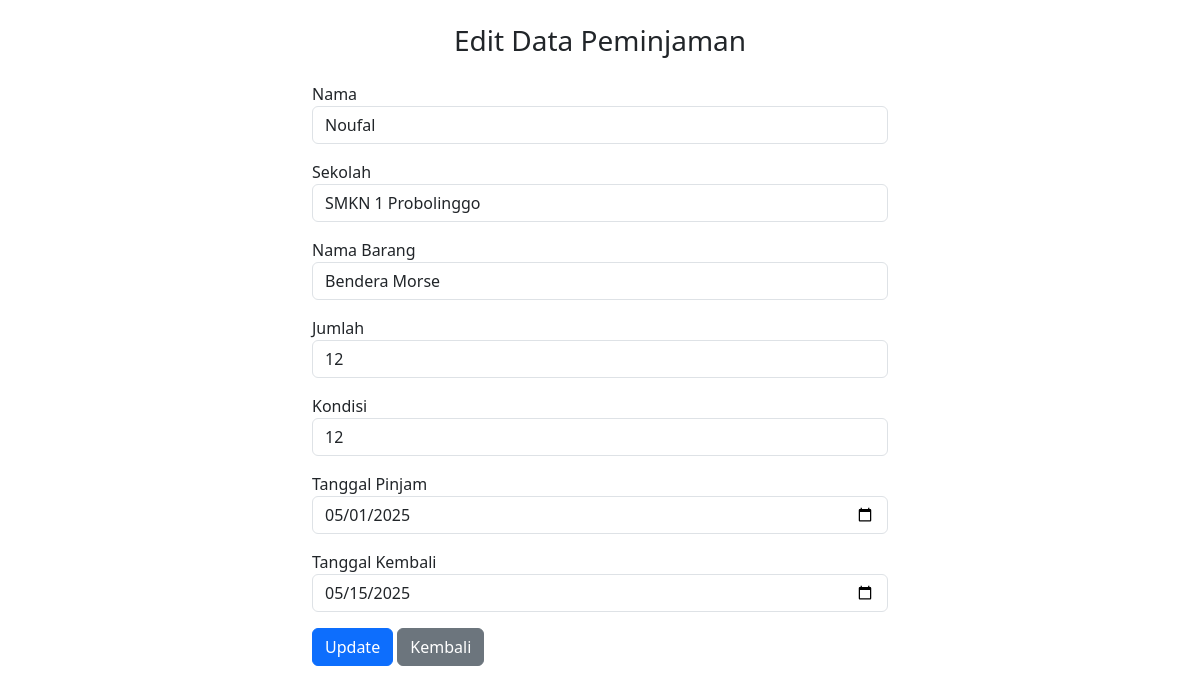
Page /db_sanggar/edit.php?id=8 on the committed database.
### tables this page shows
CREATE TABLE `peminjaman` (
  `id` int NOT NULL,
  `nama_peminjam` varchar(100) DEFAULT NULL,
  `sekolah` varchar(100) DEFAULT NULL,
  `nama_barang` varchar(100) DEFAULT NULL,
  `jumlah` int DEFAULT NULL,
  `kondisi` varchar(50) DEFAULT NULL,
  `tanggal_pinjam` date DEFAULT NULL,
  `tanggal_kembali` date DEFAULT NULL,
  `status` enum('dipinjam','selesai') DEFAULT 'dipinjam',
  `id_petugas` int NOT NULL
);

### db_sanggar/edit.php (the view, shortened to what this page needs)
<?php
$koneksi = new mysqli("localhost", "root", "", "db_sanggar");
$id = $_GET['id'];
$result = $koneksi->query("SELECT * FROM peminjaman WHERE id=$id");
$data = $result->fetch_assoc();
?>
<!DOCTYPE html>
<html>
<head>
  <link href="https://cdn.jsdelivr.net/npm/bootstrap@5.3.0/dist/css/bootstrap.min.css" rel="stylesheet">
</head>
<body>
<div class="container mt-4" style="max-width: 600px;">
  <h3 class="text-center mb-4">Edit Data Peminjaman</h3>
  <form method="POST">
    <div class="mb-3">
      <label>Nama</label>
      <input type="text" name="nama" class="form-control" value="<?= htmlspecialchars($data['nama_peminjam']) ?>" required>
    </div>
    <div class="mb-3">
      <label>Sekolah</label>
      <input type="text" name="sekolah" class="form-control" value="<?= htmlspecialchars($data['sekolah']) ?>" required>
    </div>
    <div class="mb-3">
      <label>Nama Barang</label>
      <input type="text" name="barang" class="form-control" value="<?= htmlspecialchars($data['nama_barang']) ?>" required>
    </div>
    <div class="mb-3">
      <label>Jumlah</label>
      <input type="number" name="jumlah" class="form-control" value="<?= htmlspecialchars($data['jumlah']) ?>" required>
    </div>
    <div class="mb-3">
      <label>Kondisi</label>
      <input type="text" name="kondisi" class="form-control" value="<?= htmlspecialchars($data['kondisi']) ?>" required>
    </div>
    <div class="mb-3">
      <label>Tanggal Pinjam</label>
      <input type="date" name="tgl_pinjam" class="form-control" value="<?= htmlspecialchars($data['tanggal_pinjam']) ?>" required>
    </div>
    <div class="mb-3">
      <label>Tanggal Kembali</label>
      <input type="date" name="tgl_kembali" class="form-control" value="<?= htmlspecialchars($data['tanggal_kembali']) ?>" required>
    </div>
    <button type="submit" class="btn btn-primary">Update</button>
    <a href="index.php" class="btn btn-secondary">Kembali</a>
  </form>
</div>
</body>
</html>

### rows in the picture
peminjaman: nama "Noufal", sekolah "SMKN 1 Probolinggo", barang "Bendera Morse", jumlah "12", kondisi "12", tgl_pinjam "05/01/2025", tgl_kembali "05/15/2025"
